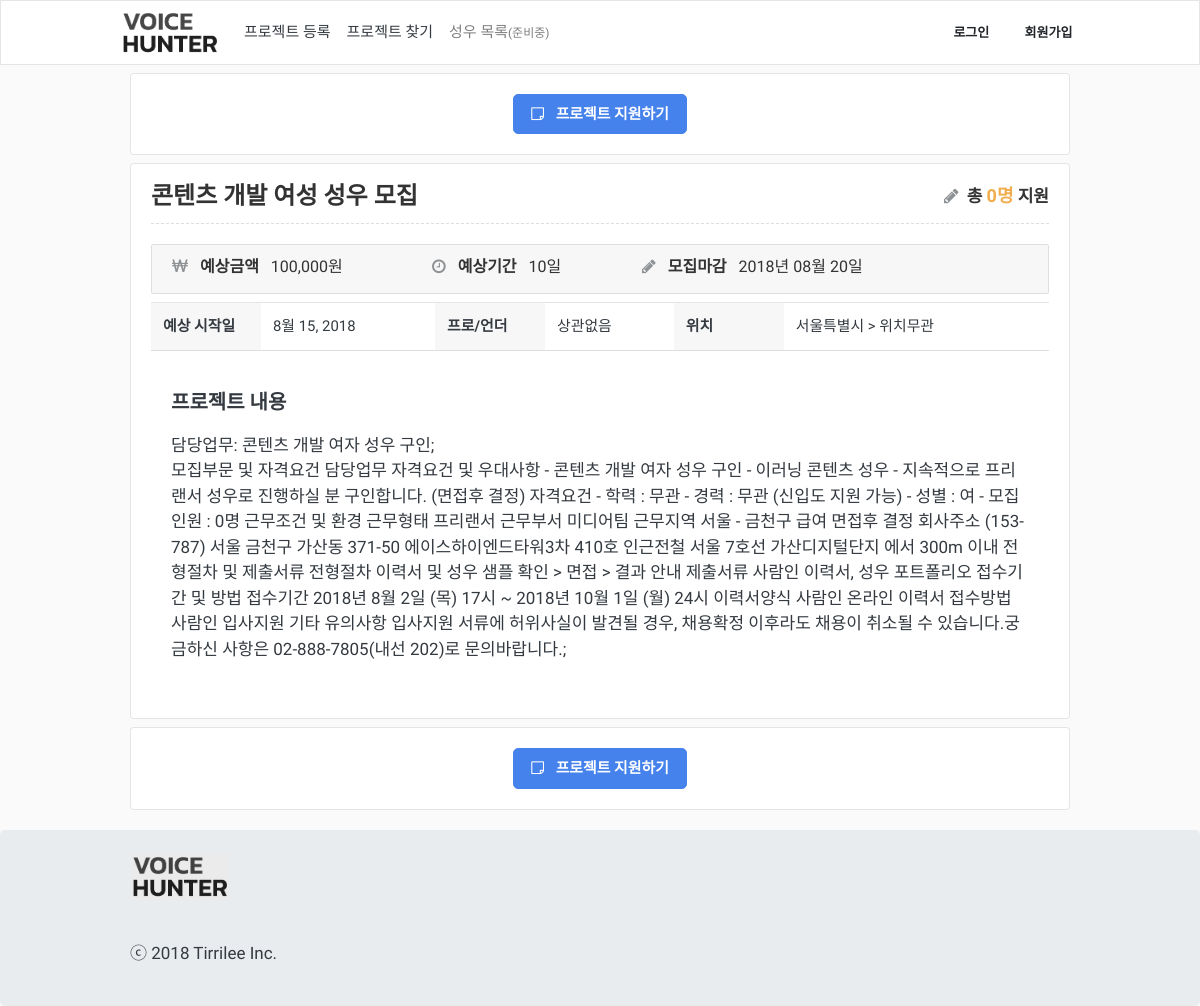
/project/1/, run on the app's committed database.
### App/models.py (models this page shows, shortened)
class Project(models.Model):
    class Meta:
        verbose_name_plural = "   프로젝트 테이블"
        ordering = ["-id"]
    TYPE_CHOICES = (
        ('both', '상관없음'),
        ('pro', '프로'),
        ('under', '언더'),
    )
    GENDER_CHOICES = (
        ('both', '성별무관'),
        ('male', '남자'),
        ('female', '여자'),
    )
    user = models.ForeignKey(User, on_delete=models.CASCADE, verbose_name='유저')
    title = models.CharField(max_length=100, verbose_name='프로젝트 명')
    gugun = models.ForeignKey(Gugun, on_delete=models.CASCADE, verbose_name='위치')
    type = models.CharField(max_length=10, choices=TYPE_CHOICES, verbose_name='성우타입')
    gender = models.CharField(max_length=10, choices=GENDER_CHOICES, verbose_name='성별')
    cost = models.PositiveIntegerField(verbose_name='예상금액')
    period = models.PositiveIntegerField(verbose_name='예상기간')
    deadline = models.DateField(verbose_name='마감날짜')
    content = models.TextField(verbose_name='프로젝트 내용')
    start_at = models.DateField(verbose_name='예상 시작날짜')
    created_at = models.DateTimeField(auto_now_add=True, verbose_name='등록일자')

class Gugun(models.Model):
    class Meta:
        verbose_name_plural = " 구/군 테이블"
    sido = models.ForeignKey(Sido, on_delete=models.CASCADE, verbose_name='시/도')
    gugun = models.CharField(max_length=10, verbose_name='구/군')
    def __str__(self):
        return str(self.gugun)

class Sido(models.Model):
    class Meta:
        verbose_name_plural = " 시/도 테이블"
    sido = models.CharField(max_length=10, verbose_name='시/도')
    def __str__(self):
        return str(self.sido)

### App/views.py (the view)
# urls.py: path('project/<int:pk>/', ProjectDetailPage, name='detail-projects'),
def ProjectDetailPage(request, pk):
    project = Project.objects.get(pk=pk)
    item = {}
    item['project'] = project
    item['apply'] = len(ProjectApply.objects.filter(project=project))
    item['tags'] = ProjectTag.objects.filter(project=project)[:6]
    return render(request, 'ProjectDetail/ProjectDetailPage.html', {
        'item':item,
    })

### templates/ProjectDetail/ProjectDetailPage.html (shortened to what this page needs)
{% extends "Base/Base.html" %}
{% load static %}
{% load humanize %}
{% block content %}
<link rel="stylesheet" type="text/css" href="{% static 'ProjectDetail/css/style.css' %}">
<div class="container">
	{% include './Apply.html' %}
	<div class="row mt-1">
		<div class="col-12">
			<div class="card item bg-light mb-1">
				<div class="card-body">
					<div class="header-text project-detail-header">
						<span>{{ item.project.title }}</span>
						<span class="applicant-count pull-right">
							<i class="fa fa-pencil mr-1" style="margin-right: 5px;"></i>
							총 <span class="applicant-num">{{ item.apply }}명</span> 지원
						</span>
					</div>
					<div class="summary">
						<div class="project-detail-basic-info">
							<div class="budget">
								<strong class="mr-2">
									<i class="fa fa-krw"></i>
									<span class="title">예상금액 </span>
								</strong>
								{{ item.project.cost|intcomma }}원
							</div>
							<div class="term">
								<strong class="mr-2">
									<i class="fa fa-clock-o"></i>
									<span class="title">예상기간 </span>
								</strong>
								{{ item.project.period }}일
							</div>
							<div class="deadline">
								<strong class="mr-2">
									<i class="fa fa-pencil"></i>
									<span class="title">모집마감</span>
								</strong>
								{{ item.project.deadline|date:"Y년 m월 d일" }}
							</div>
						</div>
						<table class="table w-100 mt-2">
							<tbody>
								<tr>
									<th>예상 시작일</th>
									<td>{{ item.project.start_at }}</td>
									<th>프로/언더</th>
									<td>{{ item.project.get_type_display }}</td>
									<th>위치</th>
									<td>{{ item.project.gugun.sido }} > {{ item.project.gugun }}</td>
								</tr>
							</tbody>
						</table>
						<div class="project-desc">
							<div class="project-desc-title mb-3">프로젝트 내용</div>
							{{ item.project.content|linebreaks }}
						</div>
					</div>
				</div>
			</div>
		</div>
	</div>
	{% include './Apply.html' %}
</div>
{% endblock%}

### static/Base/css/style.css (style rules this page uses)
body, .navbar-fixed-top, .navbar-fixed-bottom { min-width: 970px; background:rgb(250,250,250); font-family: "Nanum Gothic", "Apple SD Gothic Neo", "맑은 고딕", "Malgun Gothic", AppleGothic, 돋움, Dotum, Helvetica, Arial, sans-serif; }
p { font-family: "Nanum Gothic"; }
.container { width: 970px; max-width: none !important; }
i { color: rgb(143, 146, 149); margin-right: 8px; }

### static/ProjectDetail/css/style.css (style rules this page uses)
.project-detail-header { margin-top: 0px; line-height: 24px; font-size: 24px; font-weight: bold; color: #333; }
.applicant-count { font-size: 17px; }
.applicant-num { color: rgb(240, 173, 78); font-weight: 600; font-size: 18px; }
.summary { margin-top: 15px; border-top: 1px #dedede dashed; }
.summary .project-detail-basic-info { margin-top: 20px; padding-left: 20px; background: rgb(247,247,247); border: 1px solid rgb(222,222,222); border-radius: 2px; padding-top: 3px; padding-bottom: 3px; line-height: 38px; font-size: 16px; height: 50px; }
.summary .project-detail-basic-info .budget { min-width: 260px; float: left; color: #333; }
.summary .project-detail-basic-info .term { min-width: 210px; float: left; color: #333; }
.summary .project-detail-basic-info .deadline { float: left; color: #333; }
.table { border-bottom: 1px solid rgb(222,222,222) !important; }
.table th { background: rgb(247,247,247); width: 110px; }
.project-desc-title { font-size: 20px; font-weight: 600; }
.project-desc { padding: 20px; }

### data on the page
Project: project "콘텐츠 개발 여성 성우 모집", project.cost "100,000", project.period "10", project.deadline "2018년 08월 20일", project.start_at "8월 15, 2018", project.type "상관없음", project.gugun.sido "서울특별시", project.gugun "위치무관", project.content "담당업무: 콘텐츠 개발 여자 성우 구인; 모집부문 및 자격요건 담당업무 자격요건 및 우대사항 - 콘텐츠 개발 여자 성우 구인 - 이러닝 콘텐츠 성우 - 지속적으로 프리랜서 성우로 진행하실 분 구인합니다. (면접후 결정) 자격요건 - 학력 : 무관 - 경력 : 무관 (신입도 지원 가능) - 성별 : 여 - 모집인원 : 0명 근무조건 및 환경 근무형태 프리랜서 근무부서 미디어팀 근무지역 서울 - 금천구 급여 면접후 결정 회사주소 (153-787) 서울 금천구 가산동 371-50 에이스하이엔드타워3차 410호 인근전철 서울 7호선 가산디지털단지 에서 300m 이내 전형절차 및 제출서류 전형절차 이력서 및 성우 샘플 확인 > 면접 > 결과 안내 제출서류 사람인 이력서, 성우 포트폴리오 접수기간 및 방법 접수기간 2018년 8월 2일 (목) 17시 ~ 2018년 10월 1일 (월) 24시 이력서양식 사람인 온라인 이력서 접수방법 사람인 입사지원 기타 유의사항 입사지원 서류에 허위사실이 발견될 경우, 채용확정 이후라도 채용이 취소될 수 있습니다.궁금하신 사항은 02-888-7805(내선 202)로 문의바랍니다.;"

### other printed values
{{ item.apply }} "0"
